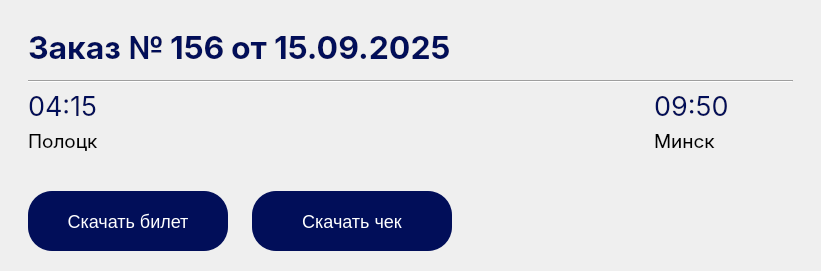
<?xml version="1.0" encoding="UTF-8"?>
<ui version="4.0">
 <class>OrderWidget</class>
 <widget class="QWidget" name="OrderWidget">
  <property name="geometry">
   <rect>
    <x>0</x>
    <y>0</y>
    <width>821</width>
    <height>271</height>
   </rect>
  </property>
  <property name="sizePolicy">
   <sizepolicy hsizetype="Preferred" vsizetype="Fixed">
    <horstretch>0</horstretch>
    <verstretch>0</verstretch>
   </sizepolicy>
  </property>
  <property name="minimumSize">
   <size>
    <width>0</width>
    <height>271</height>
   </size>
  </property>
  <property name="maximumSize">
   <size>
    <width>16777215</width>
    <height>271</height>
   </size>
  </property>
  <property name="windowTitle">
   <string>Form</string>
  </property>
  <property name="styleSheet">
   <string notr="true">QWidget[objectName^=&quot;roundedWidget&quot;] {
	background-color: #ffffff; 
	border-radius: 24px;
}

QPushButton {
    background-color: #010E59;
	border: none;
	border-radius: 24px;
    color: #ffffff;
    font-family: &quot;Inter Medium&quot;, sans-serif;
    font-size: 18px;
}

QPushButton[objectName^=&quot;unfilledPushButton&quot;] {
	border-style: solid;
	border-width: 2px;
	border-color: #010E59;
	color: #010E59;
	background-color: transparent;
}

QPushButton[objectName^=&quot;unfilledPushButton&quot;]:hover {
	background-color: #010E59;
	color: #ffffff;
}</string>
  </property>
  <layout class="QVBoxLayout" name="verticalLayout">
   <property name="spacing">
    <number>0</number>
   </property>
   <property name="leftMargin">
    <number>0</number>
   </property>
   <property name="topMargin">
    <number>0</number>
   </property>
   <property name="rightMargin">
    <number>0</number>
   </property>
   <property name="bottomMargin">
    <number>0</number>
   </property>
   <item>
    <widget class="QWidget" name="roundedWidget" native="true">
     <property name="sizePolicy">
      <sizepolicy hsizetype="Preferred" vsizetype="Fixed">
       <horstretch>0</horstretch>
       <verstretch>0</verstretch>
      </sizepolicy>
     </property>
     <property name="minimumSize">
      <size>
       <width>821</width>
       <height>271</height>
      </size>
     </property>
     <property name="maximumSize">
      <size>
       <width>821</width>
       <height>271</height>
      </size>
     </property>
     <layout class="QVBoxLayout" name="verticalLayout_65">
      <property name="leftMargin">
       <number>28</number>
      </property>
      <property name="topMargin">
       <number>20</number>
      </property>
      <property name="rightMargin">
       <number>28</number>
      </property>
      <property name="bottomMargin">
       <number>20</number>
      </property>
      <item>
       <layout class="QHBoxLayout" name="horizontalLayout">
        <item>
         <layout class="QHBoxLayout" name="horizontalLayout_2">
          <item>
           <widget class="QLabel" name="label">
            <property name="font">
             <font>
              <family>Inter</family>
              <pointsize>24</pointsize>
              <weight>75</weight>
              <bold>true</bold>
             </font>
            </property>
            <property name="styleSheet">
             <string notr="true">color: #010E59;</string>
            </property>
            <property name="text">
             <string>Заказ №</string>
            </property>
           </widget>
          </item>
          <item>
           <widget class="QLabel" name="orderNumber">
            <property name="font">
             <font>
              <family>Inter</family>
              <pointsize>24</pointsize>
              <weight>75</weight>
              <bold>true</bold>
             </font>
            </property>
            <property name="styleSheet">
             <string notr="true">color: #010E59;</string>
            </property>
            <property name="text">
             <string>156</string>
            </property>
           </widget>
          </item>
         </layout>
        </item>
        <item>
         <layout class="QHBoxLayout" name="horizontalLayout_3">
          <item>
           <widget class="QLabel" name="label_2">
            <property name="font">
             <font>
              <family>Inter</family>
              <pointsize>24</pointsize>
              <weight>75</weight>
              <bold>true</bold>
             </font>
            </property>
            <property name="styleSheet">
             <string notr="true">color: #010E59;</string>
            </property>
            <property name="text">
             <string>от</string>
            </property>
           </widget>
          </item>
          <item>
           <widget class="QLabel" name="orderDate">
            <property name="font">
             <font>
              <family>Inter</family>
              <pointsize>24</pointsize>
              <weight>75</weight>
              <bold>true</bold>
             </font>
            </property>
            <property name="styleSheet">
             <string notr="true">color: #010E59;</string>
            </property>
            <property name="text">
             <string>15.09.2025</string>
            </property>
           </widget>
          </item>
         </layout>
        </item>
        <item>
         <spacer name="horizontalSpacer">
          <property name="orientation">
           <enum>Qt::Horizontal</enum>
          </property>
          <property name="sizeHint" stdset="0">
           <size>
            <width>40</width>
            <height>20</height>
           </size>
          </property>
         </spacer>
        </item>
       </layout>
      </item>
      <item>
       <widget class="Line" name="line">
        <property name="orientation">
         <enum>Qt::Horizontal</enum>
        </property>
       </widget>
      </item>
      <item>
       <layout class="QHBoxLayout" name="horizontalLayout_">
        <property name="spacing">
         <number>12</number>
        </property>
        <property name="leftMargin">
         <number>0</number>
        </property>
        <property name="topMargin">
         <number>0</number>
        </property>
        <property name="bottomMargin">
         <number>32</number>
        </property>
        <item>
         <layout class="QVBoxLayout" name="verticalLayout_2">
          <property name="spacing">
           <number>6</number>
          </property>
          <item>
           <widget class="QLabel" name="departureTime">
            <property name="sizePolicy">
             <sizepolicy hsizetype="Fixed" vsizetype="Preferred">
              <horstretch>0</horstretch>
              <verstretch>0</verstretch>
             </sizepolicy>
            </property>
            <property name="font">
             <font>
              <family>Inter</family>
              <pointsize>20</pointsize>
             </font>
            </property>
            <property name="styleSheet">
             <string notr="true">color: #010E59;</string>
            </property>
            <property name="text">
             <string>04:15</string>
            </property>
           </widget>
          </item>
          <item>
           <widget class="QLabel" name="departurePlace">
            <property name="font">
             <font>
              <family>Inter</family>
              <pointsize>14</pointsize>
             </font>
            </property>
            <property name="text">
             <string>Полоцк</string>
            </property>
           </widget>
          </item>
         </layout>
        </item>
        <item>
         <spacer name="horizontalSpacer_2">
          <property name="orientation">
           <enum>Qt::Horizontal</enum>
          </property>
          <property name="sizeHint" stdset="0">
           <size>
            <width>40</width>
            <height>20</height>
           </size>
          </property>
         </spacer>
        </item>
        <item>
         <layout class="QVBoxLayout" name="verticalLayout_3">
          <property name="spacing">
           <number>6</number>
          </property>
          <property name="rightMargin">
           <number>64</number>
          </property>
          <item>
           <widget class="QLabel" name="arivingTime">
            <property name="sizePolicy">
             <sizepolicy hsizetype="Fixed" vsizetype="Preferred">
              <horstretch>0</horstretch>
              <verstretch>0</verstretch>
             </sizepolicy>
            </property>
            <property name="font">
             <font>
              <family>Inter</family>
              <pointsize>20</pointsize>
             </font>
            </property>
            <property name="styleSheet">
             <string notr="true">color: #010E59;</string>
            </property>
            <property name="text">
             <string>09:50</string>
            </property>
           </widget>
          </item>
          <item>
           <widget class="QLabel" name="arivingPlace">
            <property name="font">
             <font>
              <family>Inter</family>
              <pointsize>14</pointsize>
             </font>
            </property>
            <property name="text">
             <string>Минск</string>
            </property>
           </widget>
          </item>
         </layout>
        </item>
       </layout>
      </item>
      <item>
       <layout class="QHBoxLayout" name="horizontalLayout_4">
        <property name="spacing">
         <number>24</number>
        </property>
        <item>
         <widget class="QPushButton" name="downloadTicket">
          <property name="minimumSize">
           <size>
            <width>200</width>
            <height>60</height>
           </size>
          </property>
          <property name="maximumSize">
           <size>
            <width>200</width>
            <height>60</height>
           </size>
          </property>
          <property name="cursor">
           <cursorShape>PointingHandCursor</cursorShape>
          </property>
          <property name="text">
           <string>Скачать билет</string>
          </property>
         </widget>
        </item>
        <item>
         <widget class="QPushButton" name="unfilledPushButton_downloadCheck">
          <property name="minimumSize">
           <size>
            <width>200</width>
            <height>60</height>
           </size>
          </property>
          <property name="maximumSize">
           <size>
            <width>200</width>
            <height>60</height>
           </size>
          </property>
          <property name="cursor">
           <cursorShape>PointingHandCursor</cursorShape>
          </property>
          <property name="text">
           <string>Скачать чек</string>
          </property>
         </widget>
        </item>
        <item>
         <spacer name="horizontalSpacer_3">
          <property name="orientation">
           <enum>Qt::Horizontal</enum>
          </property>
          <property name="sizeHint" stdset="0">
           <size>
            <width>40</width>
            <height>20</height>
           </size>
          </property>
         </spacer>
        </item>
       </layout>
      </item>
     </layout>
    </widget>
   </item>
  </layout>
 </widget>
 <resources/>
 <connections/>
</ui>
